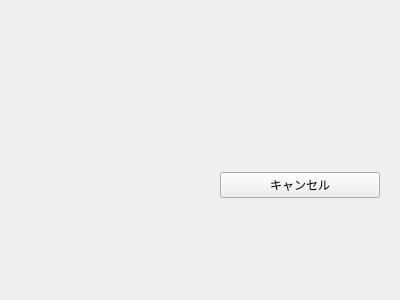
<?xml version="1.0" encoding="UTF-8"?>
<ui version="4.0">
 <class>SkillList</class>
 <widget class="QWidget" name="SkillList">
  <property name="geometry">
   <rect>
    <x>0</x>
    <y>0</y>
    <width>400</width>
    <height>300</height>
   </rect>
  </property>
  <property name="windowTitle">
   <string>Form</string>
  </property>
  <widget class="QWidget" name="horizontalLayoutWidget">
   <property name="geometry">
    <rect>
     <x>10</x>
     <y>90</y>
     <width>371</width>
     <height>80</height>
    </rect>
   </property>
   <layout class="QHBoxLayout" name="SkillLabel"/>
  </widget>
  <widget class="QWidget" name="horizontalLayoutWidget_2">
   <property name="geometry">
    <rect>
     <x>220</x>
     <y>170</y>
     <width>160</width>
     <height>31</height>
    </rect>
   </property>
   <layout class="QHBoxLayout" name="horizontalLayout">
    <item>
     <widget class="QPushButton" name="cansellBut">
      <property name="text">
       <string>キャンセル</string>
      </property>
     </widget>
    </item>
   </layout>
  </widget>
 </widget>
 <resources/>
 <connections/>
</ui>
